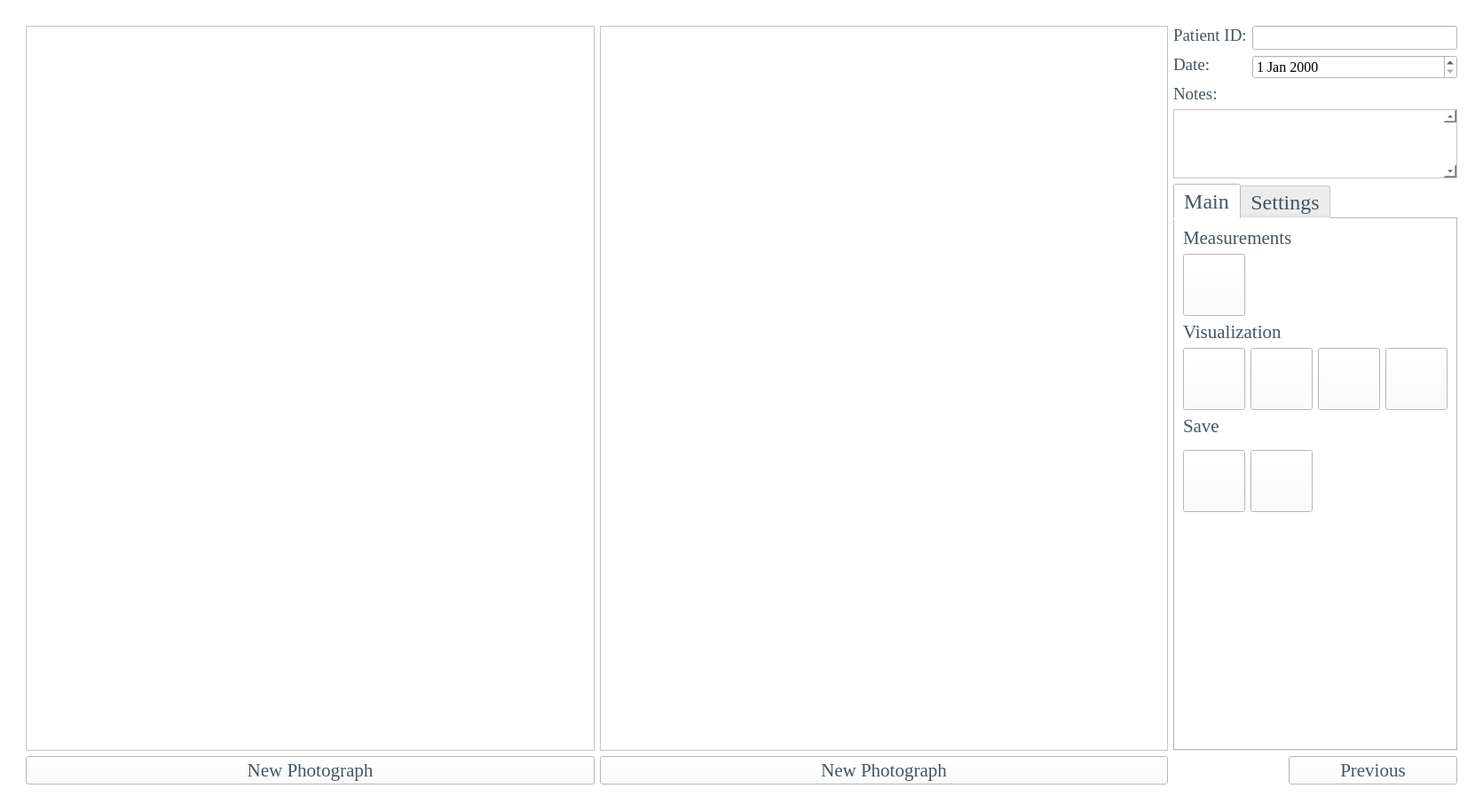
<?xml version="1.0" encoding="UTF-8"?>
<ui version="4.0">
 <class>MainWindow</class>
 <widget class="QMainWindow" name="MainWindow">
  <property name="geometry">
   <rect>
    <x>0</x>
    <y>0</y>
    <width>1671</width>
    <height>915</height>
   </rect>
  </property>
  <property name="minimumSize">
   <size>
    <width>1366</width>
    <height>768</height>
   </size>
  </property>
  <property name="windowTitle">
   <string>Emotrics+</string>
  </property>
  <property name="styleSheet">
   <string notr="true">background-color: rgb(255, 255, 255);</string>
  </property>
  <widget class="QWidget" name="centralwidget">
   <layout class="QGridLayout" name="gridLayout_2">
    <item row="0" column="0">
     <layout class="QGridLayout" name="gridLayout">
      <item row="3" column="3" colspan="5">
       <widget class="QTabWidget" name="tabWidget">
        <property name="font">
         <font>
          <family>Times New Roman</family>
          <pointsize>18</pointsize>
         </font>
        </property>
        <property name="autoFillBackground">
         <bool>false</bool>
        </property>
        <property name="styleSheet">
         <string notr="true">color: rgb(68, 85, 95);</string>
        </property>
        <property name="currentIndex">
         <number>0</number>
        </property>
        <widget class="QWidget" name="tab_3">
         <attribute name="title">
          <string>Main</string>
         </attribute>
         <layout class="QVBoxLayout" name="verticalLayout">
          <item>
           <layout class="QGridLayout" name="gridLayout_4">
            <item row="1" column="0">
             <widget class="QPushButton" name="measurementsButton">
              <property name="sizePolicy">
               <sizepolicy hsizetype="Fixed" vsizetype="Fixed">
                <horstretch>0</horstretch>
                <verstretch>0</verstretch>
               </sizepolicy>
              </property>
              <property name="minimumSize">
               <size>
                <width>70</width>
                <height>70</height>
               </size>
              </property>
              <property name="maximumSize">
               <size>
                <width>70</width>
                <height>70</height>
               </size>
              </property>
              <property name="styleSheet">
               <string notr="true">        QPushButton {
            border-image: url(/Users/kbark2017/Documents/Emotrics/Untitled-16.jpg)
        }
</string>
              </property>
              <property name="text">
               <string/>
              </property>
             </widget>
            </item>
            <item row="2" column="0" colspan="4">
             <widget class="QLabel" name="label_16">
              <property name="sizePolicy">
               <sizepolicy hsizetype="Preferred" vsizetype="Maximum">
                <horstretch>0</horstretch>
                <verstretch>0</verstretch>
               </sizepolicy>
              </property>
              <property name="font">
               <font>
                <family>Times New Roman</family>
                <pointsize>16</pointsize>
               </font>
              </property>
              <property name="styleSheet">
               <string notr="true">color: rgb(68, 85, 95);</string>
              </property>
              <property name="text">
               <string>Visualization</string>
              </property>
             </widget>
            </item>
            <item row="3" column="0">
             <widget class="QPushButton" name="toggleDotsButton">
              <property name="sizePolicy">
               <sizepolicy hsizetype="Fixed" vsizetype="Fixed">
                <horstretch>0</horstretch>
                <verstretch>0</verstretch>
               </sizepolicy>
              </property>
              <property name="minimumSize">
               <size>
                <width>70</width>
                <height>70</height>
               </size>
              </property>
              <property name="maximumSize">
               <size>
                <width>70</width>
                <height>70</height>
               </size>
              </property>
              <property name="styleSheet">
               <string notr="true"> border-image: url(/Users/kee_b/OneDrive/Documents/Design Concept/Icons/Untitled-18.jpg)
        </string>
              </property>
              <property name="text">
               <string/>
              </property>
              <property name="checkable">
               <bool>true</bool>
              </property>
             </widget>
            </item>
            <item row="0" column="0" colspan="4">
             <widget class="QLabel" name="label_15">
              <property name="sizePolicy">
               <sizepolicy hsizetype="Preferred" vsizetype="Maximum">
                <horstretch>0</horstretch>
                <verstretch>0</verstretch>
               </sizepolicy>
              </property>
              <property name="font">
               <font>
                <family>Times New Roman</family>
                <pointsize>16</pointsize>
               </font>
              </property>
              <property name="styleSheet">
               <string notr="true">color: rgb(68, 85, 95);</string>
              </property>
              <property name="text">
               <string>Measurements</string>
              </property>
             </widget>
            </item>
            <item row="3" column="2">
             <widget class="QPushButton" name="showNLFButton">
              <property name="sizePolicy">
               <sizepolicy hsizetype="Fixed" vsizetype="Fixed">
                <horstretch>0</horstretch>
                <verstretch>0</verstretch>
               </sizepolicy>
              </property>
              <property name="minimumSize">
               <size>
                <width>70</width>
                <height>70</height>
               </size>
              </property>
              <property name="maximumSize">
               <size>
                <width>70</width>
                <height>70</height>
               </size>
              </property>
              <property name="styleSheet">
               <string notr="true"> border-image: url(/Users/kee_b/OneDrive/Documents/Design Concept/Icons/Untitled-14.jpg)
        </string>
              </property>
              <property name="text">
               <string/>
              </property>
              <property name="checkable">
               <bool>true</bool>
              </property>
             </widget>
            </item>
            <item row="3" column="1">
             <widget class="QPushButton" name="toggleMidlineButton">
              <property name="sizePolicy">
               <sizepolicy hsizetype="Fixed" vsizetype="Fixed">
                <horstretch>0</horstretch>
                <verstretch>0</verstretch>
               </sizepolicy>
              </property>
              <property name="minimumSize">
               <size>
                <width>70</width>
                <height>70</height>
               </size>
              </property>
              <property name="maximumSize">
               <size>
                <width>70</width>
                <height>70</height>
               </size>
              </property>
              <property name="styleSheet">
               <string notr="true"> border-image: url(/Users/kee_b/OneDrive/Documents/Design Concept/Icons/Untitled-12.jpg)
        </string>
              </property>
              <property name="text">
               <string/>
              </property>
              <property name="checkable">
               <bool>true</bool>
              </property>
             </widget>
            </item>
            <item row="3" column="3">
             <widget class="QPushButton" name="pushButton_35">
              <property name="sizePolicy">
               <sizepolicy hsizetype="Fixed" vsizetype="Fixed">
                <horstretch>0</horstretch>
                <verstretch>0</verstretch>
               </sizepolicy>
              </property>
              <property name="minimumSize">
               <size>
                <width>70</width>
                <height>70</height>
               </size>
              </property>
              <property name="maximumSize">
               <size>
                <width>70</width>
                <height>70</height>
               </size>
              </property>
              <property name="text">
               <string/>
              </property>
              <property name="checkable">
               <bool>true</bool>
              </property>
             </widget>
            </item>
            <item row="5" column="1">
             <widget class="QPushButton" name="pushButton_32">
              <property name="sizePolicy">
               <sizepolicy hsizetype="Fixed" vsizetype="Fixed">
                <horstretch>0</horstretch>
                <verstretch>0</verstretch>
               </sizepolicy>
              </property>
              <property name="minimumSize">
               <size>
                <width>70</width>
                <height>70</height>
               </size>
              </property>
              <property name="maximumSize">
               <size>
                <width>51</width>
                <height>51</height>
               </size>
              </property>
              <property name="styleSheet">
               <string notr="true"/>
              </property>
              <property name="text">
               <string/>
              </property>
             </widget>
            </item>
            <item row="5" column="0">
             <widget class="QPushButton" name="saveDotsButton">
              <property name="sizePolicy">
               <sizepolicy hsizetype="Fixed" vsizetype="Fixed">
                <horstretch>0</horstretch>
                <verstretch>0</verstretch>
               </sizepolicy>
              </property>
              <property name="minimumSize">
               <size>
                <width>70</width>
                <height>70</height>
               </size>
              </property>
              <property name="maximumSize">
               <size>
                <width>51</width>
                <height>51</height>
               </size>
              </property>
              <property name="styleSheet">
               <string notr="true"/>
              </property>
              <property name="text">
               <string/>
              </property>
             </widget>
            </item>
            <item row="4" column="0" colspan="4">
             <widget class="QLabel" name="label_17">
              <property name="sizePolicy">
               <sizepolicy hsizetype="Preferred" vsizetype="Maximum">
                <horstretch>0</horstretch>
                <verstretch>0</verstretch>
               </sizepolicy>
              </property>
              <property name="font">
               <font>
                <family>Times New Roman</family>
                <pointsize>16</pointsize>
               </font>
              </property>
              <property name="styleSheet">
               <string notr="true">color: rgb(68, 85, 95);</string>
              </property>
              <property name="text">
               <string>Save</string>
              </property>
             </widget>
            </item>
           </layout>
          </item>
          <item>
           <spacer name="verticalSpacer_2">
            <property name="orientation">
             <enum>Qt::Vertical</enum>
            </property>
            <property name="sizeHint" stdset="0">
             <size>
              <width>20</width>
              <height>40</height>
             </size>
            </property>
           </spacer>
          </item>
         </layout>
        </widget>
        <widget class="QWidget" name="tab_4">
         <attribute name="title">
          <string>Settings</string>
         </attribute>
         <layout class="QVBoxLayout" name="verticalLayout_2">
          <item>
           <layout class="QGridLayout" name="gridLayout_5">
            <item row="2" column="1">
             <widget class="QPushButton" name="pushButton_27">
              <property name="sizePolicy">
               <sizepolicy hsizetype="Fixed" vsizetype="Fixed">
                <horstretch>0</horstretch>
                <verstretch>0</verstretch>
               </sizepolicy>
              </property>
              <property name="minimumSize">
               <size>
                <width>70</width>
                <height>70</height>
               </size>
              </property>
              <property name="maximumSize">
               <size>
                <width>70</width>
                <height>70</height>
               </size>
              </property>
              <property name="text">
               <string>PushButton</string>
              </property>
             </widget>
            </item>
            <item row="3" column="0" colspan="4">
             <widget class="QLabel" name="label_18">
              <property name="sizePolicy">
               <sizepolicy hsizetype="Preferred" vsizetype="Maximum">
                <horstretch>0</horstretch>
                <verstretch>0</verstretch>
               </sizepolicy>
              </property>
              <property name="font">
               <font>
                <family>Times New Roman</family>
                <pointsize>16</pointsize>
               </font>
              </property>
              <property name="text">
               <string>Landmark Settings</string>
              </property>
             </widget>
            </item>
            <item row="1" column="0" colspan="4">
             <widget class="QLabel" name="label_20">
              <property name="sizePolicy">
               <sizepolicy hsizetype="Preferred" vsizetype="Maximum">
                <horstretch>0</horstretch>
                <verstretch>0</verstretch>
               </sizepolicy>
              </property>
              <property name="font">
               <font>
                <family>Times New Roman</family>
                <pointsize>16</pointsize>
               </font>
              </property>
              <property name="text">
               <string>Iris Settings</string>
              </property>
             </widget>
            </item>
            <item row="4" column="3">
             <widget class="QPushButton" name="pushButton_40">
              <property name="sizePolicy">
               <sizepolicy hsizetype="Fixed" vsizetype="Fixed">
                <horstretch>0</horstretch>
                <verstretch>0</verstretch>
               </sizepolicy>
              </property>
              <property name="minimumSize">
               <size>
                <width>70</width>
                <height>70</height>
               </size>
              </property>
              <property name="maximumSize">
               <size>
                <width>70</width>
                <height>70</height>
               </size>
              </property>
              <property name="text">
               <string>PushButton</string>
              </property>
              <property name="checkable">
               <bool>false</bool>
              </property>
             </widget>
            </item>
            <item row="6" column="0">
             <widget class="QPushButton" name="adjustMidlineButton">
              <property name="sizePolicy">
               <sizepolicy hsizetype="Fixed" vsizetype="Fixed">
                <horstretch>0</horstretch>
                <verstretch>0</verstretch>
               </sizepolicy>
              </property>
              <property name="minimumSize">
               <size>
                <width>70</width>
                <height>70</height>
               </size>
              </property>
              <property name="maximumSize">
               <size>
                <width>70</width>
                <height>70</height>
               </size>
              </property>
              <property name="text">
               <string>PushButton</string>
              </property>
             </widget>
            </item>
            <item row="2" column="0">
             <widget class="QPushButton" name="pushButton_26">
              <property name="sizePolicy">
               <sizepolicy hsizetype="Fixed" vsizetype="Fixed">
                <horstretch>0</horstretch>
                <verstretch>0</verstretch>
               </sizepolicy>
              </property>
              <property name="minimumSize">
               <size>
                <width>70</width>
                <height>70</height>
               </size>
              </property>
              <property name="maximumSize">
               <size>
                <width>70</width>
                <height>70</height>
               </size>
              </property>
              <property name="text">
               <string>PushButton</string>
              </property>
             </widget>
            </item>
            <item row="5" column="0" colspan="4">
             <widget class="QLabel" name="label_19">
              <property name="sizePolicy">
               <sizepolicy hsizetype="Preferred" vsizetype="Maximum">
                <horstretch>0</horstretch>
                <verstretch>0</verstretch>
               </sizepolicy>
              </property>
              <property name="font">
               <font>
                <family>Times New Roman</family>
                <pointsize>16</pointsize>
               </font>
              </property>
              <property name="text">
               <string>Midline Settings</string>
              </property>
             </widget>
            </item>
            <item row="4" column="0">
             <widget class="QPushButton" name="addDotsButton">
              <property name="sizePolicy">
               <sizepolicy hsizetype="Fixed" vsizetype="Fixed">
                <horstretch>0</horstretch>
                <verstretch>0</verstretch>
               </sizepolicy>
              </property>
              <property name="minimumSize">
               <size>
                <width>70</width>
                <height>70</height>
               </size>
              </property>
              <property name="maximumSize">
               <size>
                <width>70</width>
                <height>70</height>
               </size>
              </property>
              <property name="text">
               <string>PushButton</string>
              </property>
              <property name="checkable">
               <bool>true</bool>
              </property>
             </widget>
            </item>
            <item row="4" column="2">
             <widget class="QPushButton" name="pushButton_43">
              <property name="sizePolicy">
               <sizepolicy hsizetype="Fixed" vsizetype="Fixed">
                <horstretch>0</horstretch>
                <verstretch>0</verstretch>
               </sizepolicy>
              </property>
              <property name="minimumSize">
               <size>
                <width>70</width>
                <height>70</height>
               </size>
              </property>
              <property name="maximumSize">
               <size>
                <width>70</width>
                <height>70</height>
               </size>
              </property>
              <property name="text">
               <string>PushButton</string>
              </property>
              <property name="checkable">
               <bool>false</bool>
              </property>
             </widget>
            </item>
            <item row="7" column="0" colspan="4">
             <widget class="QLabel" name="label_21">
              <property name="sizePolicy">
               <sizepolicy hsizetype="Preferred" vsizetype="Maximum">
                <horstretch>0</horstretch>
                <verstretch>0</verstretch>
               </sizepolicy>
              </property>
              <property name="font">
               <font>
                <family>Times New Roman</family>
                <pointsize>16</pointsize>
               </font>
              </property>
              <property name="text">
               <string>Save Settings</string>
              </property>
             </widget>
            </item>
            <item row="8" column="0">
             <widget class="QPushButton" name="pushButton_42">
              <property name="sizePolicy">
               <sizepolicy hsizetype="Fixed" vsizetype="Fixed">
                <horstretch>0</horstretch>
                <verstretch>0</verstretch>
               </sizepolicy>
              </property>
              <property name="minimumSize">
               <size>
                <width>70</width>
                <height>70</height>
               </size>
              </property>
              <property name="maximumSize">
               <size>
                <width>70</width>
                <height>70</height>
               </size>
              </property>
              <property name="text">
               <string>PushButton</string>
              </property>
             </widget>
            </item>
            <item row="4" column="1">
             <widget class="QPushButton" name="landmarkSettingButton">
              <property name="sizePolicy">
               <sizepolicy hsizetype="Fixed" vsizetype="Fixed">
                <horstretch>0</horstretch>
                <verstretch>0</verstretch>
               </sizepolicy>
              </property>
              <property name="minimumSize">
               <size>
                <width>70</width>
                <height>70</height>
               </size>
              </property>
              <property name="maximumSize">
               <size>
                <width>70</width>
                <height>70</height>
               </size>
              </property>
              <property name="text">
               <string/>
              </property>
              <property name="checkable">
               <bool>false</bool>
              </property>
             </widget>
            </item>
           </layout>
          </item>
          <item>
           <spacer name="verticalSpacer_3">
            <property name="orientation">
             <enum>Qt::Vertical</enum>
            </property>
            <property name="sizeHint" stdset="0">
             <size>
              <width>20</width>
              <height>40</height>
             </size>
            </property>
           </spacer>
          </item>
         </layout>
        </widget>
       </widget>
      </item>
      <item row="3" column="0">
       <spacer name="verticalSpacer_4">
        <property name="orientation">
         <enum>Qt::Vertical</enum>
        </property>
        <property name="sizeHint" stdset="0">
         <size>
          <width>20</width>
          <height>40</height>
         </size>
        </property>
       </spacer>
      </item>
      <item row="2" column="3" colspan="5">
       <layout class="QFormLayout" name="formLayout">
        <item row="0" column="0">
         <widget class="QLabel" name="label_2">
          <property name="sizePolicy">
           <sizepolicy hsizetype="Preferred" vsizetype="Maximum">
            <horstretch>0</horstretch>
            <verstretch>0</verstretch>
           </sizepolicy>
          </property>
          <property name="font">
           <font>
            <family>Times New Roman</family>
            <pointsize>14</pointsize>
           </font>
          </property>
          <property name="styleSheet">
           <string notr="true">color: rgb(68, 85, 95);</string>
          </property>
          <property name="text">
           <string>Patient ID:</string>
          </property>
         </widget>
        </item>
        <item row="0" column="1">
         <widget class="QLineEdit" name="lineEdit">
          <property name="sizePolicy">
           <sizepolicy hsizetype="Expanding" vsizetype="Maximum">
            <horstretch>0</horstretch>
            <verstretch>0</verstretch>
           </sizepolicy>
          </property>
          <property name="font">
           <font>
            <family>Times New Roman</family>
            <pointsize>12</pointsize>
           </font>
          </property>
          <property name="styleSheet">
           <string notr="true"/>
          </property>
         </widget>
        </item>
        <item row="1" column="0">
         <widget class="QLabel" name="label_4">
          <property name="sizePolicy">
           <sizepolicy hsizetype="Preferred" vsizetype="Maximum">
            <horstretch>0</horstretch>
            <verstretch>0</verstretch>
           </sizepolicy>
          </property>
          <property name="font">
           <font>
            <family>Times New Roman</family>
            <pointsize>14</pointsize>
           </font>
          </property>
          <property name="styleSheet">
           <string notr="true">color: rgb(68, 85, 95);</string>
          </property>
          <property name="text">
           <string>Date: </string>
          </property>
         </widget>
        </item>
        <item row="1" column="1">
         <widget class="QDateEdit" name="dateEdit">
          <property name="sizePolicy">
           <sizepolicy hsizetype="Minimum" vsizetype="Maximum">
            <horstretch>0</horstretch>
            <verstretch>0</verstretch>
           </sizepolicy>
          </property>
          <property name="font">
           <font>
            <family>Times New Roman</family>
            <pointsize>12</pointsize>
           </font>
          </property>
         </widget>
        </item>
        <item row="2" column="0">
         <widget class="QLabel" name="label_5">
          <property name="font">
           <font>
            <family>Times New Roman</family>
            <pointsize>14</pointsize>
           </font>
          </property>
          <property name="styleSheet">
           <string notr="true">color: rgb(68, 85, 95);</string>
          </property>
          <property name="text">
           <string>Notes:</string>
          </property>
         </widget>
        </item>
        <item row="3" column="0" colspan="2">
         <widget class="QPlainTextEdit" name="plainTextEdit">
          <property name="sizePolicy">
           <sizepolicy hsizetype="Preferred" vsizetype="Minimum">
            <horstretch>0</horstretch>
            <verstretch>0</verstretch>
           </sizepolicy>
          </property>
          <property name="font">
           <font>
            <family>Times New Roman</family>
            <pointsize>12</pointsize>
           </font>
          </property>
          <property name="frameShadow">
           <enum>QFrame::Sunken</enum>
          </property>
          <property name="verticalScrollBarPolicy">
           <enum>Qt::ScrollBarAlwaysOn</enum>
          </property>
          <property name="horizontalScrollBarPolicy">
           <enum>Qt::ScrollBarAlwaysOff</enum>
          </property>
          <property name="sizeAdjustPolicy">
           <enum>QAbstractScrollArea::AdjustToContents</enum>
          </property>
         </widget>
        </item>
       </layout>
      </item>
      <item row="2" column="1" rowspan="2">
       <widget class="ImageViewer" name="displayImage"/>
      </item>
      <item row="2" column="2" rowspan="2">
       <widget class="ImageViewer" name="displayImage2"/>
      </item>
      <item row="0" column="1" colspan="2">
       <spacer name="horizontalSpacer_2">
        <property name="orientation">
         <enum>Qt::Horizontal</enum>
        </property>
        <property name="sizeHint" stdset="0">
         <size>
          <width>40</width>
          <height>20</height>
         </size>
        </property>
       </spacer>
      </item>
      <item row="4" column="2">
       <widget class="QPushButton" name="loadNewPhoto2Button">
        <property name="font">
         <font>
          <family>Times New Roman</family>
          <pointsize>16</pointsize>
         </font>
        </property>
        <property name="styleSheet">
         <string notr="true">color: rgb(68, 85, 95);</string>
        </property>
        <property name="text">
         <string>New Photograph</string>
        </property>
       </widget>
      </item>
      <item row="4" column="1">
       <widget class="QPushButton" name="loadNewPhotoButton">
        <property name="font">
         <font>
          <family>Times New Roman</family>
          <pointsize>16</pointsize>
         </font>
        </property>
        <property name="styleSheet">
         <string notr="true">color: rgb(68, 85, 95);</string>
        </property>
        <property name="text">
         <string>New Photograph</string>
        </property>
       </widget>
      </item>
      <item row="4" column="5" colspan="3">
       <widget class="QPushButton" name="previousButton">
        <property name="font">
         <font>
          <family>Times New Roman</family>
          <pointsize>16</pointsize>
         </font>
        </property>
        <property name="styleSheet">
         <string notr="true">color: rgb(68, 85, 95);</string>
        </property>
        <property name="text">
         <string>Previous</string>
        </property>
       </widget>
      </item>
     </layout>
    </item>
    <item row="0" column="2">
     <spacer name="verticalSpacer">
      <property name="orientation">
       <enum>Qt::Vertical</enum>
      </property>
      <property name="sizeHint" stdset="0">
       <size>
        <width>20</width>
        <height>40</height>
       </size>
      </property>
     </spacer>
    </item>
   </layout>
  </widget>
  <widget class="QMenuBar" name="menubar">
   <property name="geometry">
    <rect>
     <x>0</x>
     <y>0</y>
     <width>1671</width>
     <height>26</height>
    </rect>
   </property>
  </widget>
  <widget class="QStatusBar" name="statusbar"/>
 </widget>
 <customwidgets>
  <customwidget>
   <class>ImageViewer</class>
   <extends>QGraphicsView</extends>
   <header>ImageViewerandProcess2.h</header>
  </customwidget>
 </customwidgets>
 <resources/>
 <connections/>
</ui>
